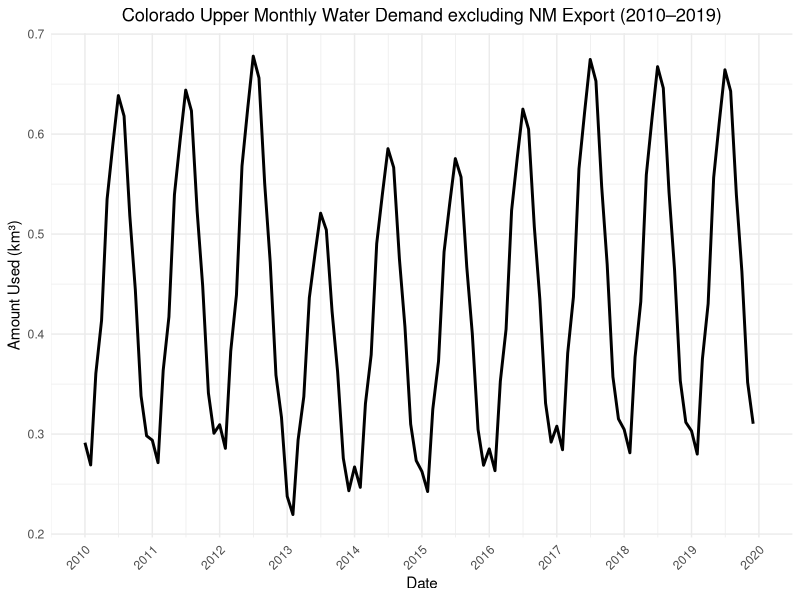
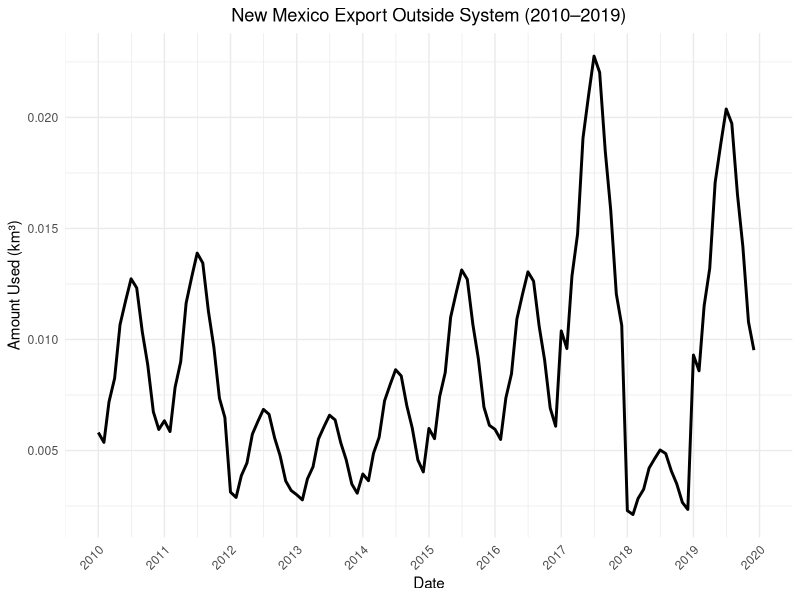
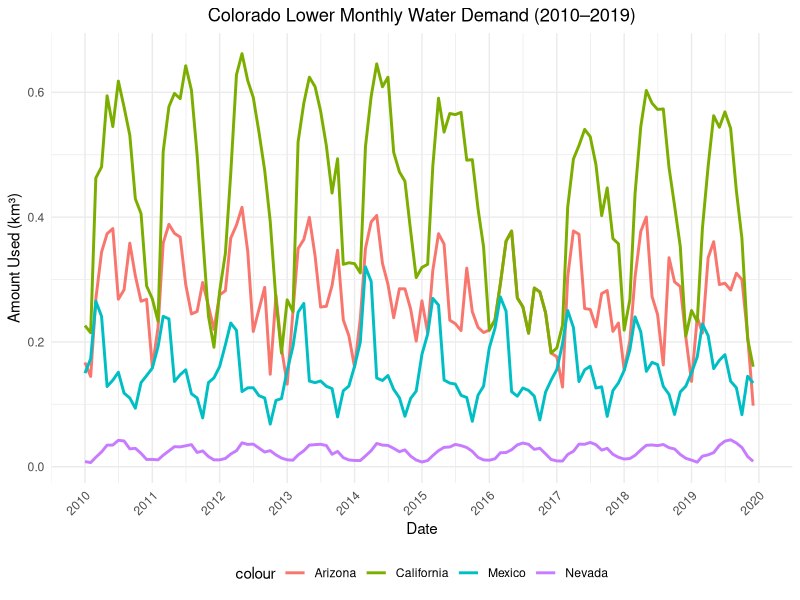

Source code (R) for these figures, in order:


# -------------------------------
# Title       : CO_Demand
# Author      : Kyungmin Kim
# Last update : 2025-07-01
# Purpose     : Preprocess Colorado Demand Data
# Data Source : Upper and Lower Colorado Consumptive Use Data from 2010 to 2019
# Notes       :
# -------------------------------

# Set working directory

#setwd("/Users/kyungminkim/Code/project-westernwaternetwork/Preprocessing/CA") #Mac
setwd("C:\\Users\\kyungmi1\\Documents\\Code\\project-westernwaternetwork\\Preprocessing\\CO") #Window

# Load required libraries

library(tidyverse)

# Load monthly consumptive use data

Upperdemand <- read.csv("Upperbasin_demand.csv")
Lowerdemand <- read.csv("Lowerbasin_demand.csv")

# Set monthly percent of annual to estimate monthly consumptive use

monthlypercent <- c(
  0.054826628,
  0.05063742,
  0.067846196,
  0.077834606,
  0.100664492,
  0.110878427,
  0.120142832,
  0.116282962,
  0.097544736,
  0.083593537,
  0.063622085,
  0.056126079
)

# Calculate monthly consumptive use by applying monthly percentages to annual totals, including New Mexico export volume

Uppermonthly <- Upperdemand %>%
  rowwise() %>%
  mutate(data = list(
    tibble(
      MONTH = 1:12,
      Total.AF.monthly = Total.AF * monthlypercent,
      NM_Export_outsidesystem_AF.monthly = NM_Export_outsidesystem_AF * monthlypercent
    )
  )) %>%
  unnest(data)

# Convert to cubic kilometers and calculate New Mexico export volume

Uppermonthly <- Uppermonthly %>%
  mutate(Total.km3.monthly = Total.AF.monthly * 1.23348e-6) %>%
  mutate(NM_Export_outsidesystem_km3_monthly = NM_Export_outsidesystem_AF.monthly * 1.23348e-6) %>%
  mutate(Total.km3.monthly.excluding.NM.Export = Total.km3.monthly - NM_Export_outsidesystem_km3_monthly)

# Add DATE column for time series alignment with other datasets

Uppermonthly <- Uppermonthly %>%
  mutate(DATE = as.Date(paste(YEAR, MONTH, 1, sep = "-")))

# Convert monthly consumptive use data from acre-feet to cubic kilometers

Lowerdemand <- Lowerdemand %>%
  mutate(AZ_km3 = AZ_AF * 1.23348e-6) %>%
  mutate(CA_km3 = CA_AF * 1.23348e-6) %>%
  mutate(NV_km3 = NV_AF * 1.23348e-6) %>%
  mutate(MX_km3 = MX_AF * 1.23348e-6)

# Add DATE column to match to other dataset

Lowerdemand <- Lowerdemand %>%
  mutate(DATE = as.Date(paste(YEAR, MONTH, 1, sep = "-")))

# Save the processed demand data to CSV

write.csv(Uppermonthly, "CO_upper_demand_km3.csv", row.names = FALSE)
write.csv(Lowerdemand, "CO_lower_demand_km3.csv", row.names = FALSE)

# Plot Upper Colorado demand (NM Export excluded) (2010–2019)

ggplot(Uppermonthly,
       aes(x = DATE, y = Total.km3.monthly.excluding.NM.Export)) +
  geom_line(size = 1) +
  labs(title = "Colorado Upper Monthly Water Demand excluding NM Export (2010–2019)", x = "Date", y = "Amount Used (km³)") +
  scale_x_date(limits = as.Date(c("2010-01-01", "2019-12-31")),
               date_labels = "%Y",
               date_breaks = "1 year") +
  theme_minimal() +
  theme(axis.text.x = element_text(angle = 45, hjust = 1),
        plot.title = element_text(hjust = 0.5))

# Plot New Mexico export volume outside the system (2010–2019)

ggplot(Uppermonthly,
       aes(x = DATE, y = NM_Export_outsidesystem_km3_monthly)) +
  geom_line(size = 1) +
  labs(title = "New Mexico Export Outside System (2010–2019)", x = "Date", y = "Amount Used (km³)") +
  scale_x_date(limits = as.Date(c("2010-01-01", "2019-12-31")),
               date_labels = "%Y",
               date_breaks = "1 year") +
  theme_minimal() +
  theme(axis.text.x = element_text(angle = 45, hjust = 1),
        plot.title = element_text(hjust = 0.5))

# Plot Lower Colorado Monthly Water Demand by Region (2010–2019)

ggplot(Lowerdemand, aes(x = DATE)) +
  geom_line(aes(y = AZ_km3, color = "Arizona"), size = 1) +
  geom_line(aes(y = CA_km3, color = "California"), size = 1) +
  geom_line(aes(y = NV_km3, color = "Nevada"), size = 1) +
  geom_line(aes(y = MX_km3, color = "Mexico"), size = 1) +
  labs(title = "Colorado Lower Monthly Water Demand (2010–2019)", x = "Date", y = "Amount Used (km³)") +
  scale_x_date(limits = as.Date(c("2010-01-01", "2019-12-31")),
               date_labels = "%Y",
               date_breaks = "1 year") +
  theme_minimal() +
  theme(axis.text.x = element_text(angle = 45, hjust = 1),
        plot.title = element_text(hjust = 0.5),
        legend.position = "bottom")
